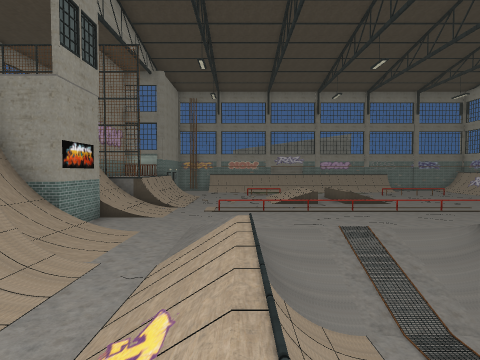
[1] (above)

16 first-person views from a walk through a 3-D level made in the Unity game engine. The camera is 1.4 m above the floor, tilts 2° down and sees 80° across. The floor is counted in squares, 2 m on a side. Each view is taken from the middle of a square. On the plan, view 1 faces up. The plan holds only what a view shows up to about 10 squares ahead; the rest is blank. Some surface patterns are stand-ins.

[2]
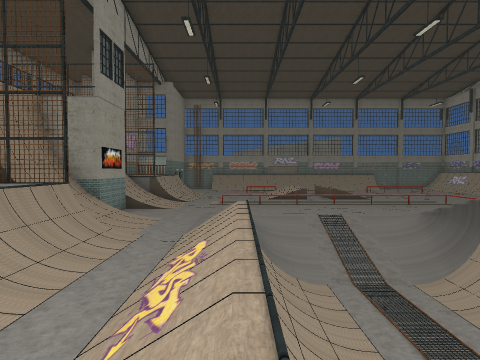

[3]
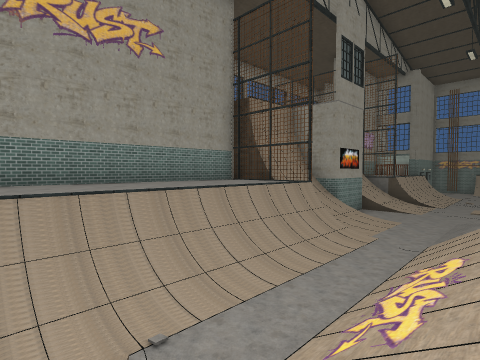

[4]
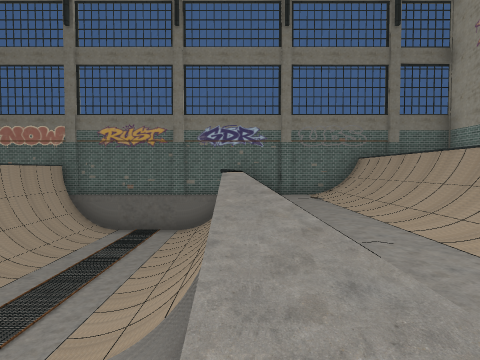

[5]
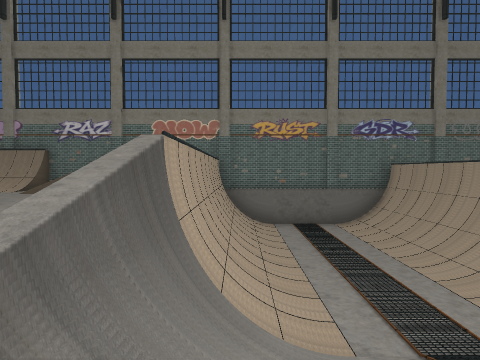

[6]
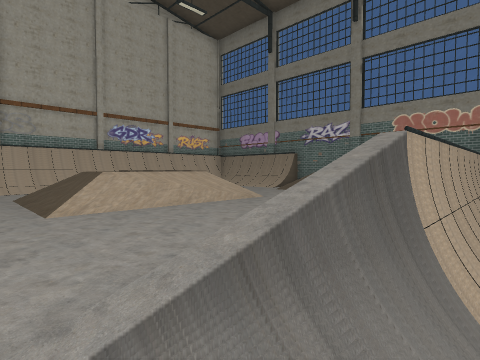

[7]
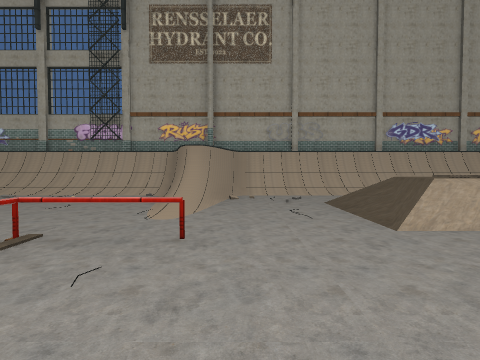

[8]
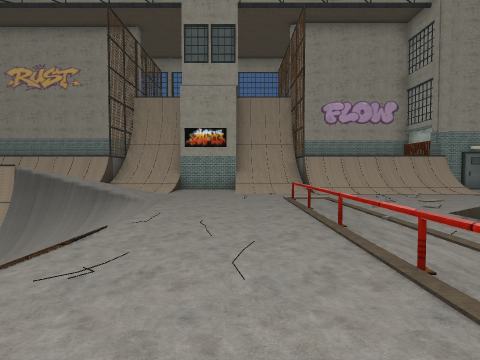

[9]
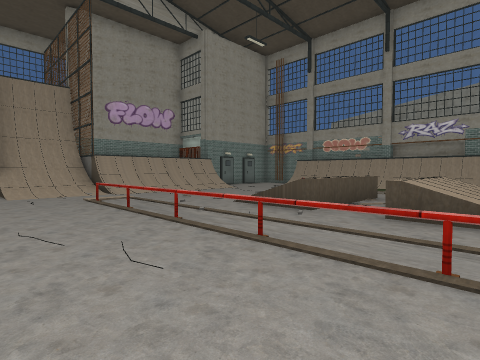

[10]
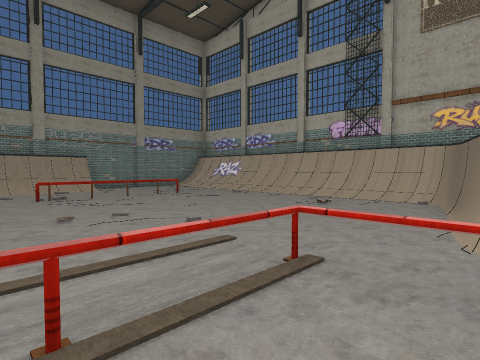

[11]
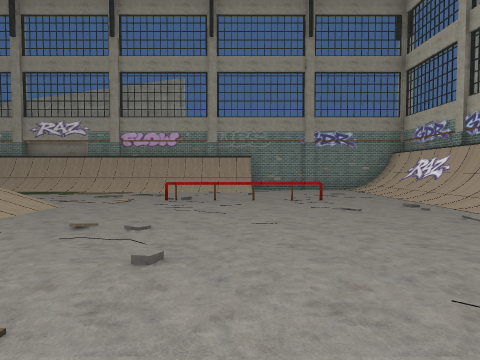

[12]
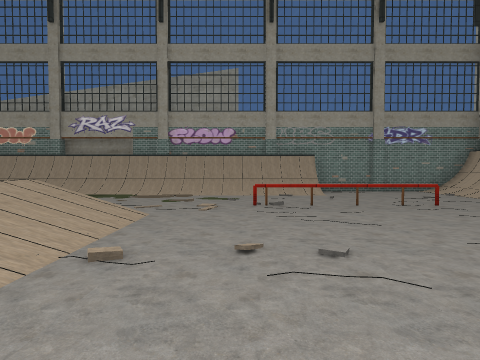

[13]
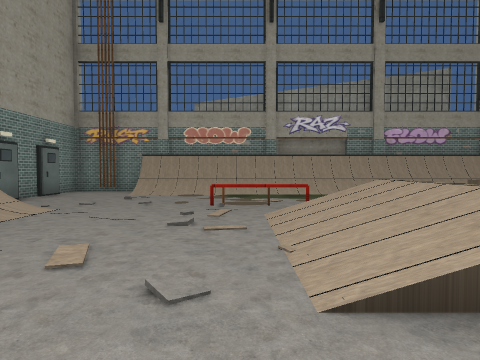

[14]
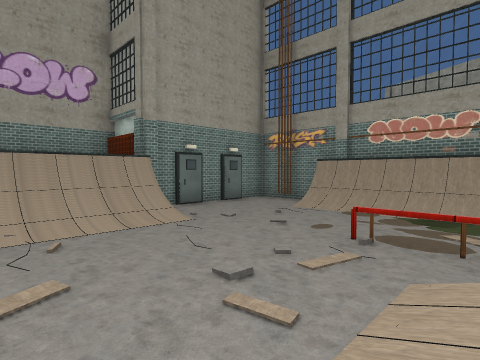

[15]
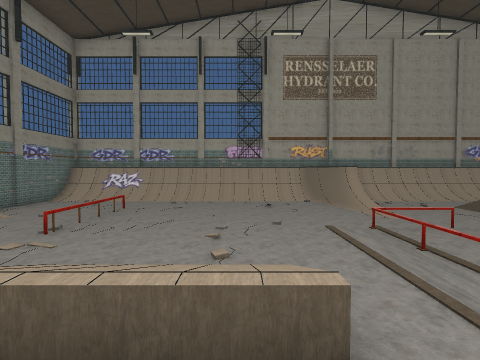

[16]
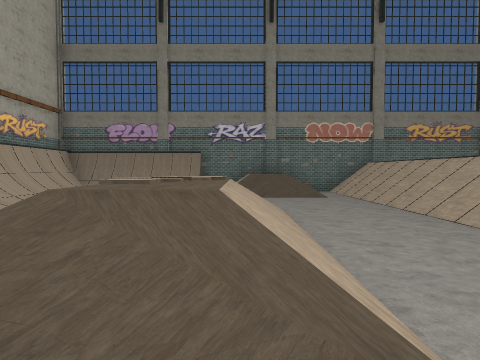

### Floor plan
Key: @ floor where view 1 was taken; # wall or solid block; . main floor; : floor 0.25 m higher than the main floor; + floor 1 m higher than the main floor; * floor 1.25 m higher than the main floor; % floor 1.5 m higher than the main floor; - floor 1.5 m lower than the main floor; & floor 1.75 m higher than the main floor; _ floor 1.75 m lower than the main floor; < floor 2.25 m lower than the main floor; / step, stairs or slope; = window, fence, low wall or low ledge; ~ water the walk can cross; ^ raised ledge; O other object.
Columns run from 6 left of view 1 to 16 right of it. Each row starts with its distance up from view 1.
 21  ####           ######
 20  #..#############....##
 19  #.....~~~~~.........##
 18  #.....~~~~~........./#
 17  #.....##. ....####..##
 16  ##/......  .........##
 15   #/....:=.+:........#
 14   #/....:+.+:........#
 13   #/..../+.+:........#
 12  ##/...............O.#
 11 ##//.................#
 10 ^#/...==========.../##
  9 ^^/............=../###
  8  #...................#
  7 ##/..://////#........#
  6 ##/..///////=...///..#
  5  #/../*///////../+  .#
  4  ##/.///<<<///../+   #
  3  ##/.///<<<///..//   #
  2  ##/.///<<<///../   .#
  1  ##/.///<<<///....  .#
  0  ##/./@/<<<///....   #
 -1  ##/ ///<<<//////..  #
 -2   #/./%_<<<-&//+/.####
 -3   #################

Positions as (right, up) in squares from view 1, and headings:
1: (0, 0), facing up
2: (0, -2), facing up
3: (0, -2), facing up-left
4: (0, 7), facing down
5: (5, 7), facing down
6: (5, 7), facing down-right
7: (6, 8), facing right
8: (6, 9), facing left
9: (6, 8), facing up-left
10: (7, 9), facing up-right
11: (10, 10), facing up
12: (8, 11), facing up
13: (1, 11), facing up
14: (2, 13), facing up-left
15: (3, 13), facing right
16: (10, 7), facing down
